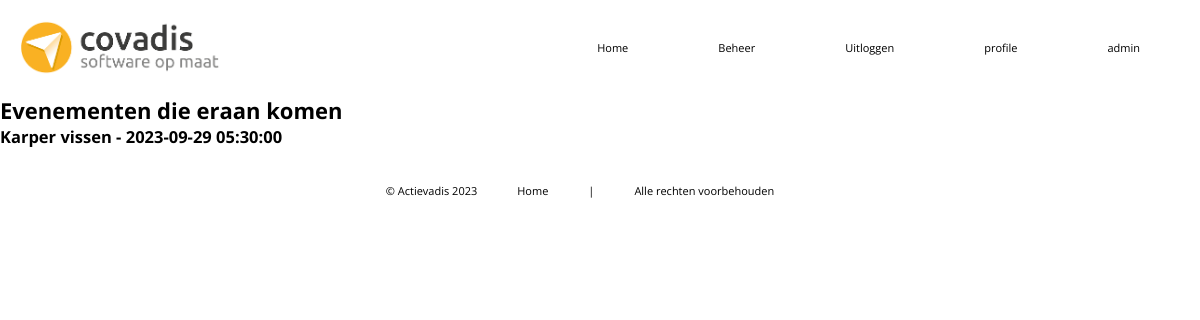
Screenshot of /Pages/General/index.php (signed in) with the database file from the repository.
### tables this page shows
CREATE TABLE `user` (
  `id` int(25) NOT NULL,
  `username` varchar(60) NOT NULL,
  `password` varchar(100) NOT NULL,
  `admin` tinyint(1) NOT NULL
);

CREATE TABLE `activity` (
  `id` int(11) NOT NULL,
  `name` varchar(60) NOT NULL,
  `location` varchar(255) NOT NULL,
  `food` tinyint(1) NOT NULL,
  `price` double NOT NULL,
  `description` varchar(255) NOT NULL,
  `image` varchar(30) NOT NULL,
  `startTime` datetime NOT NULL,
  `endTime` datetime NOT NULL
);

### Database/databaseFunctions.php (called while the page is built, shortened)
<?php
function db_connect(){
    $servername = "localhost";
    $username   = "root";
    $password   = "";
    $dbname     = "actievadis";
    $mysqli = new mysqli($servername, $username, $password, $dbname);
    return $mysqli;
}
function db_getData($query){
    $mysqli = db_connect();
    $result = $mysqli->query($query);
    return $result;
}
?>

### Database/userFunctions.php (called while the page is built, shortened)
<?php
require_once ("databaseFunctions.php");
require_once ("../../Class/User.php");
function getUserById($id)
{
    $result = db_getData("SELECT * FROM user WHERE id = '$id'");
    return $result;
}
?>

### Class/User.php (called while the page is built, shortened)
<?php
class user {
    private $username;
    private $admin;
    function __construct($sqlResult = null)
    {
        try {
            if ($sqlResult)
            {
                $userArr = $sqlResult->fetch_row();
                $this->username = $userArr[1];
                $this->admin = $userArr[3];
            } else {
                return $this;
            }
        } catch (\Throwable $th) {
            echo "Error: ".$th;
        }
    }
    public function getUsername()
    {
        return $this->username;
    }
    public function getAdmin()
    {
        return $this->admin;
    }
}

### Database/activityFunctions.php (called while the page is built, shortened)
<?php
require_once "databaseFunctions.php";
function getActivitysBetweenTime($current, $next)
{
    $activities = db_getData("SELECT * FROM activity where startTime between '$current' and '$next'");
    if ($activities->num_rows > 0){
        return $activities;
    }
    return "No activities found!";
}
?>

### Pages/General/index.php (the view)
<?php
require_once "header.php";
require_once "../../Database/activityFunctions.php";
$currentDate = date('Y-m-d');
$newDate = date('Y-m-d' ,strtotime('+1 month'));
$activities = getActivitysBetweenTime($currentDate, $newDate);
?>
<html>
    <head>
    <link rel="stylesheet" href="../Css/index.css">
    </head>
    <body>
        <h1>
            Evenementen die eraan komen
        </h1>
        <div>
        <?php while ($activity = $activities->fetch_assoc()) {
        ?><h2><?php
        $date = "" . $activity['startTime'];
        echo $activity['name'] . " - " . $date. "";
         ?></h2>
         <br>
<?php } ?>
        </div>
    </body>
</html>
<?php
require_once "footer.php";
?>

### Pages/General/header.php (shortened to what this page needs)
<?php
include ('../../Database/userFunctions.php');
?>
<htlm>
    <link rel="stylesheet" href="../Css/header.css">
    <link rel="stylesheet" href="../../Css/header.css">
    <body>
        <div class="Header">
            <div class="Title">
                <img src="../../Images/ImgLogo.png" width="200px">
            </div>
            <nav class="Navheader">
                <ul class="MenuHeader">
                    <li class="headerli"><a href="#" class="headerA">Home</a></li>
                    <?php
                if (isset($_COOKIE['CurrUser'])) {
                    $user = new user(getUserById($_COOKIE['CurrUser']));
                    if ($user->getAdmin()) { ?>
                        <li class="headerli"><a href="../Admin/admin.php" class="headerA">Beheer</a></li>
                <?php
                    }
                }
                ?>
                        <li class="headerli">
                        <?php
                        if (isset($_COOKIE['CurrUser'])) {
                        ?>
                            <a href="../Account/logout.php" class="headerA"><span class="ingelogd">Uitloggen</span>
                        </a>
                        <?php
                        } else { ?>
                            <li class="headerli"><a href="../Account/login.php" class="headerA">Inloggen</a></li>
                        <?php } ?>
                        </li>
                        <?php
                        if (isset($_COOKIE['CurrUser'])) {
                        ?>
                        <li class="headerli"><a href="#" class="headerA">profile</a></li>
                        <li class="headerli"><?php
                            $user = new user(getUserById($_COOKIE['CurrUser']));
                            echo $user->getUsername();
                        ?></li>
                        <?php
                        }
                        ?>
                </ul>
            </nav>
        </div>
    </body>
</htlm>

### Css/header.css (style rules this page uses)
body { font-family: 'Open Sans', sans-serif; font-size: 17px; }
* { margin: 0; padding: 0; }
.Header { padding: 20px; display: flex; background-color: white; }
.Title { width: 30%; }
.Navheader { width: 70%; display: flex; align-items: center; justify-content: end; }
.MenuHeader { display: flex; }
.headerA { display: flex; margin-right: 50px; align-items: center; align-self: center; text-decoration: none; color: black; border: 1px white; }
.headerli { list-style: none; }

### Css/index.css (style rules this page uses)
body { font-family: 'Open Sans', sans-serif; font-size: 17px; }

### Css/footer.css (style rules this page uses)
body { font-family: 'Open Sans', sans-serif; font-size: 11px; }
* { margin: 0; padding: 0; }
li { list-style: none; margin-right: 40px; }

### rows the page displays
user: username "admin"
activity: name "Karper vissen", startTime "2023-09-29 05:30:00"
